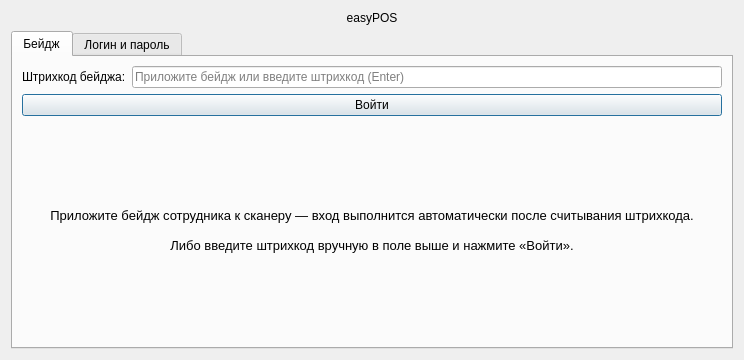
<?xml version="1.0" encoding="UTF-8"?>
<ui version="4.0">
 <class>AuthWindow</class>
 <widget class="QDialog" name="AuthWindow">
  <property name="geometry">
   <rect>
    <x>0</x>
    <y>0</y>
    <width>744</width>
    <height>360</height>
   </rect>
  </property>
  <property name="minimumSize">
   <size>
    <width>400</width>
    <height>360</height>
   </size>
  </property>
  <property name="windowTitle">
   <string>Авторизация</string>
  </property>
  <layout class="QVBoxLayout" name="verticalLayout">
   <item>
    <widget class="QLabel" name="brandingAppNameLabel">
     <property name="text">
      <string>easyPOS</string>
     </property>
     <property name="alignment">
      <set>Qt::AlignmentFlag::AlignCenter</set>
     </property>
    </widget>
   </item>
   <item>
    <widget class="QTabWidget" name="tabWidget">
     <property name="currentIndex">
      <number>0</number>
     </property>
     <widget class="QWidget" name="tabBadge">
      <attribute name="title">
       <string>Бейдж</string>
      </attribute>
      <layout class="QVBoxLayout" name="badgeTabLayout">
       <item>
        <layout class="QHBoxLayout" name="badgeLayout">
         <item>
          <widget class="QLabel" name="badgeLabel">
           <property name="text">
            <string>Штрихкод бейджа:</string>
           </property>
          </widget>
         </item>
         <item>
          <widget class="QLineEdit" name="badgeLineEdit">
           <property name="placeholderText">
            <string>Приложите бейдж или введите штрихкод (Enter)</string>
           </property>
          </widget>
         </item>
        </layout>
       </item>
       <item>
        <widget class="QPushButton" name="badgeSignInButton">
         <property name="text">
          <string>Войти</string>
         </property>
        </widget>
       </item>
       <item>
        <widget class="QLabel" name="badgeHintLabel">
         <property name="sizePolicy">
          <sizepolicy hsizetype="Preferred" vsizetype="Expanding">
           <horstretch>0</horstretch>
           <verstretch>1</verstretch>
          </sizepolicy>
         </property>
         <property name="font">
          <font>
           <pointsize>10</pointsize>
          </font>
         </property>
         <property name="text">
          <string>Приложите бейдж сотрудника к сканеру — вход выполнится автоматически после считывания штрихкода.

Либо введите штрихкод вручную в поле выше и нажмите «Войти».</string>
         </property>
         <property name="alignment">
          <set>Qt::AlignmentFlag::AlignCenter</set>
         </property>
         <property name="wordWrap">
          <bool>true</bool>
         </property>
        </widget>
       </item>
      </layout>
     </widget>
     <widget class="QWidget" name="tabLogin">
      <attribute name="title">
       <string>Логин и пароль</string>
      </attribute>
      <layout class="QVBoxLayout" name="loginTabLayout">
       <item>
        <layout class="QGridLayout" name="gridLayout">
         <item row="1" column="0">
          <widget class="QLabel" name="label">
           <property name="text">
            <string>Имя пользователя:</string>
           </property>
          </widget>
         </item>
         <item row="1" column="1">
          <widget class="QLineEdit" name="usernameEdit"/>
         </item>
         <item row="2" column="0">
          <widget class="QLabel" name="label_2">
           <property name="text">
            <string>Пароль:</string>
           </property>
          </widget>
         </item>
         <item row="2" column="1">
          <widget class="QLineEdit" name="passwordEdit">
           <property name="echoMode">
            <enum>QLineEdit::EchoMode::Password</enum>
           </property>
          </widget>
         </item>
        </layout>
       </item>
       <item>
        <widget class="QCheckBox" name="showPasswordCheckBox">
         <property name="text">
          <string>Показать пароль</string>
         </property>
        </widget>
       </item>
       <item>
        <widget class="QPushButton" name="signInButton">
         <property name="text">
          <string>Войти</string>
         </property>
        </widget>
       </item>
       <item>
        <widget class="QPushButton" name="signUpButton">
         <property name="text">
          <string>Регистрация</string>
         </property>
        </widget>
       </item>
      </layout>
     </widget>
    </widget>
   </item>
  </layout>
 </widget>
 <resources/>
 <connections/>
</ui>
